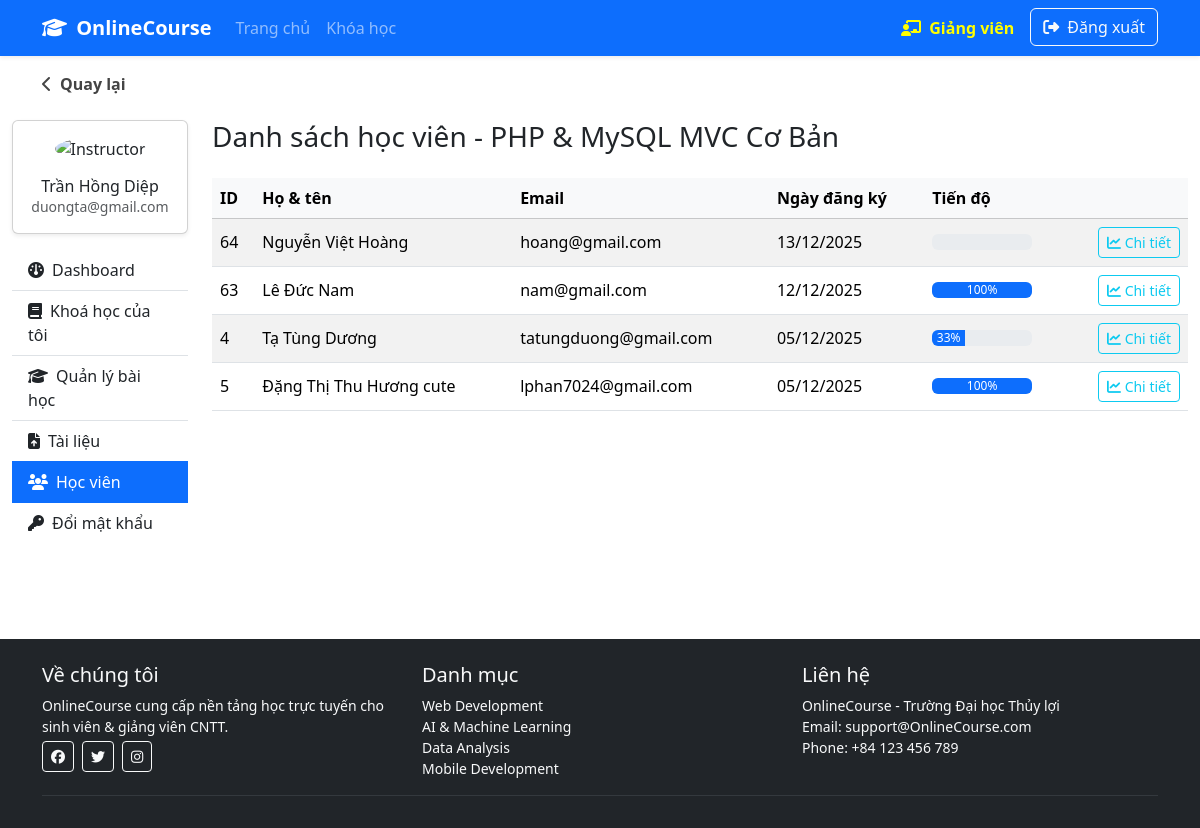
/index.php?controller=instructor&action=students&course_id=1 (signed in), run on the app's committed database.
### tables this page shows
CREATE TABLE `courses` (
  `id` int(11) NOT NULL,
  `title` varchar(255) NOT NULL,
  `description` text DEFAULT NULL,
  `instructor_id` int(11) NOT NULL,
  `category_id` int(11) NOT NULL,
  `price` decimal(10,2) DEFAULT 0.00,
  `duration_weeks` int(11) DEFAULT 1,
  `level` varchar(50) DEFAULT NULL,
  `image` varchar(255) DEFAULT NULL,
  `created_at` datetime DEFAULT current_timestamp(),
  `updated_at` datetime DEFAULT current_timestamp() ON UPDATE current_timestamp(),
  `approved` tinyint(1) DEFAULT 0
);

CREATE TABLE `users` (
  `id` int(11) NOT NULL,
  `username` varchar(255) NOT NULL,
  `email` varchar(255) NOT NULL,
  `password` varchar(255) NOT NULL,
  `fullname` varchar(255) DEFAULT NULL,
  `role` int(11) NOT NULL DEFAULT 0,
  `created_at` datetime DEFAULT current_timestamp(),
  `avatar` varchar(255) DEFAULT NULL,
  `is_active` tinyint(1) NOT NULL DEFAULT 1
);

CREATE TABLE `enrollments` (
  `id` int(11) NOT NULL,
  `course_id` int(11) NOT NULL,
  `student_id` int(11) NOT NULL,
  `enrolled_date` datetime DEFAULT current_timestamp(),
  `status` varchar(50) DEFAULT 'active',
  `progress` int(11) DEFAULT 0
);

### controllers/BaseController.php (called while the page is built, shortened)
<?php
abstract class BaseController {
    protected function render($view, $data = []) {
        extract($data);
        include __DIR__ . '/../views/layouts/header.php';
        include __DIR__ . '/../views/' . $view . '.php';
        include __DIR__ . '/../views/layouts/footer.php';
    }
}

### controllers/InstructorController.php (called while the page is built, shortened)
<?php
require_once 'BaseController.php';
class InstructorController extends BaseController
{
    public function students()
    {
        $courseId = $_GET['course_id'] ?? null;
        $courseModel = new Course();
        $course = $courseModel->findById($courseId);
        require_once 'models/Enrollment.php';
        $enrollmentModel = new Enrollment();
        $enrollments = $enrollmentModel->getByCourse($courseId);
        $this->render('instructor/students/list', ['course' => $course, 'enrollments' => $enrollments]);
    }
}

### models/Course.php (called while the page is built, shortened)
<?php
require_once __DIR__ . '/../config/Database.php';
class Course {
    private $pdo;
    public function __construct() {
        $this->pdo = Database::getConnection();
    }
    public function findById($id) {
        $sql = "SELECT
                    c.id,
                    c.title,
                    c.description,
                    c.category_id,
                    c.instructor_id,
                    c.duration_weeks,
                    c.level,
                    c.price,
                    c.image,
                    u.fullname AS instructor
                FROM courses c
                LEFT JOIN users u ON c.instructor_id = u.id
                WHERE c.id = ?
                LIMIT 1";
        $stmt = $this->pdo->prepare($sql);
        $stmt->execute([$id]);
        return $stmt->fetch(PDO::FETCH_ASSOC);
    }
}

### config/Database.php (called while the page is built, shortened)
<?php
class Database {
    private $host = "127.0.0.1";
    private $dbname = "onlinecourse";
    private $username = "root";
    private $password = "";
    public function connect() {
        $this->conn = null;
        try {
            $this->conn = new PDO(
                "mysql:host=".$this->host.";dbname=".$this->dbname.";charset=utf8mb4",
                $this->username,
                $this->password
            );
            $this->conn->setAttribute(PDO::ATTR_ERRMODE, PDO::ERRMODE_EXCEPTION);
        } catch(PDOException $e) {
            die("Kết nối thất bại: " . $e->getMessage());
        }
        return $this->conn;
    }
    public static function getConnection() {
        $db = new Database();
        return $db->connect();
    }
}

### models/Enrollment.php (called while the page is built, shortened)
<?php
require_once __DIR__ . '/../config/Database.php';
class Enrollment {
    private $pdo;
    public function __construct() {
        $this->pdo = Database::getConnection();
    }
    public function getByCourse($courseId) {
        $sql = "SELECT e.*, u.fullname, u.email, e.enrolled_date, e.progress
                FROM enrollments e
                LEFT JOIN users u ON e.student_id = u.id
                WHERE e.course_id = ?
                ORDER BY e.enrolled_date DESC";
        $stmt = $this->pdo->prepare($sql);
        $stmt->execute([$courseId]);
        return $stmt->fetchAll(PDO::FETCH_ASSOC);
    }
}

### views/instructor/students/list.php (the view, shortened to what this page needs)
<?php include __DIR__ . '/../../layouts/instructor_sidebar.php'; ?>
<div class="d-flex justify-content-between align-items-center mb-4">
    <h3 class="mb-0">Danh sách học viên - <?= htmlspecialchars($course['title']) ?></h3>
</div>
<div class="table-responsive">
    <table class="table table-striped align-middle">
        <thead class="table-light">
        <tr>
            <th>ID</th>
            <th>Họ & tên</th>
            <th>Email</th>
            <th>Ngày đăng ký</th>
            <th>Tiến độ</th>
            <th></th>
        </tr>
        </thead>
        <tbody>
        <?php foreach ($enrollments as $enrollment): ?>
            <tr>
                <td><?= $enrollment['student_id'] ?></td>
                <td><?= htmlspecialchars($enrollment['fullname']) ?></td>
                <td><?= htmlspecialchars($enrollment['email']) ?></td>
                <td><?= date('d/m/Y', strtotime($enrollment['enrolled_date'])) ?></td>
                <td>
                    <div class="progress" style="width: 100px;">
                        <div class="progress-bar" role="progressbar"
                             style="width: <?= $enrollment['progress'] ?>%"
                             aria-valuenow="<?= $enrollment['progress'] ?>"
                             aria-valuemin="0" aria-valuemax="100">
                            <?= $enrollment['progress'] ?>%
                        </div>
                    </div>
                </td>
                <td class="text-end">
                    <a href="index.php?controller=instructor&action=studentProgress&course_id=<?= $course['id'] ?>&student_id=<?= $enrollment['student_id'] ?>"
                       class="btn btn-sm btn-outline-info">
                        <i class="fa-solid fa-chart-line"></i> Chi tiết
                    </a>
                </td>
            </tr>
        <?php endforeach; ?>
        </tbody>
    </table>
</div>
</section></div></div>

### views/layouts/instructor_sidebar.php (shortened to what this page needs)
<div class="container-fluid py-4">
    <div class="row">
        <aside class="col-md-3 col-lg-2 mb-4">
            <div class="card shadow-sm">
                <div class="card-body text-center">
                    <img src="assets/uploads/avatars/<?= htmlspecialchars($currentUser['avatar'] ?? 'default.png') ?>"
                         class="rounded-circle mb-3" width="96" height="96" alt="Instructor">
                    <h6 class="mb-0"><?= htmlspecialchars($currentUser['fullname'] ?? 'Giảng viên') ?></h6>
                    <p class="text-muted small mb-0"><?= htmlspecialchars($currentUser['email'] ?? '') ?></p>
                </div>
            </div>
            <div class="list-group list-group-flush mt-3">
                <a href="index.php?controller=instructor&action=dashboard"
                   class="list-group-item list-group-item-action <?= ($_GET['action'] ?? '') === 'dashboard' ? 'active' : '' ?>">
                    <i class="fa-solid fa-gauge me-2"></i>Dashboard
                </a>
                <a href="index.php?controller=instructor&action=myCourses"
                   class="list-group-item list-group-item-action <?= ($_GET['action'] ?? '') === 'myCourses' ? 'active' : '' ?>">
                    <i class="fa-solid fa-book me-2"></i>Khoá học của tôi
                </a>
                <a href="index.php?controller=instructor&action=lessons"
                   class="list-group-item list-group-item-action <?= ($_GET['action'] ?? '') === 'lessons' ? 'active' : '' ?>">
                    <i class="fa-solid fa-graduation-cap me-2"></i>Quản lý bài học
                </a>
                <a href="index.php?controller=instructor&action=materials"
                   class="list-group-item list-group-item-action <?= ($_GET['action'] ?? '') === 'materials' ? 'active' : '' ?>">
                    <i class="fa-solid fa-file-arrow-up me-2"></i>Tài liệu
                </a>
                <a href="index.php?controller=instructor&action=students"
                   class="list-group-item list-group-item-action <?= ($_GET['action'] ?? '') === 'students' ? 'active' : '' ?>">
                    <i class="fa-solid fa-users me-2"></i>Học viên
                </a>
                <a href="index.php?controller=instructor&action=changePassword"
                   class="list-group-item list-group-item-action <?= ($_GET['action'] ?? '') === 'changePassword' ? 'active' : '' ?>">
                    <i class="fa-solid fa-key me-2"></i>Đổi mật khẩu
                </a>
            </div>
        </aside>
        <section class="col-md-9 col-lg-10">

### data on the page
courses: instructor.fullname "Trần Hồng Diệp", title "PHP & MySQL MVC Cơ Bản"
enrollments: student "64", student.fullname "Nguyễn Việt Hoàng", student.email "hoang@gmail.com", enrolled_date "13/12/2025"
enrollments: student "63", student.fullname "Lê Đức Nam", student.email "nam@gmail.com", enrolled_date "12/12/2025", progress "100"
enrollments: student "4", student.fullname "Tạ Tùng Dương", student.email "tatungduong@gmail.com", enrolled_date "05/12/2025", progress "33"
enrollments: student "5", student.fullname "Đặng Thị Thu Hương cute", student.email "lphan7024@gmail.com", enrolled_date "05/12/2025", progress "100"

### other printed values
$currentUser['email'] "duongta@gmail.com"
